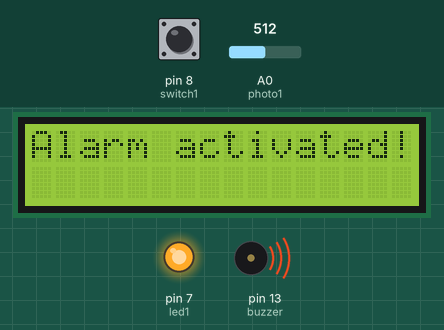
Bench run of a sketch on a simulated Arduino Uno, built with avr-gcc and run on an emulated ATmega328P. On the bench: 16×2 character LCD, output pins drawn as LEDs (lit = HIGH), buzzer (waves = sounding). Inputs (shaded band) come from the test bench; at power-on: pin 8 (switch1) LOW, A0 (photo1) = 512. What the sketch prints to the serial monitor is not drawn.

Above: at 1.6 s.
1.7 s: pin 8 (switch1) pulled HIGH for 1.2 s
At 4.4 s:
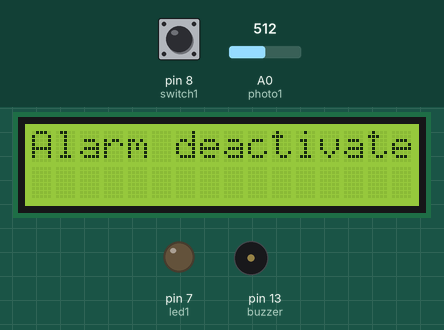
Timing chart, 0 to 5.9 s (numbered marks = the images above; inputs shaded):
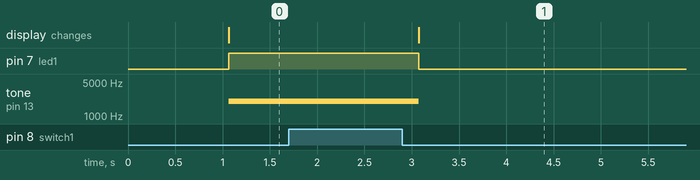

The sketch:

my_2nd_assignment1.ino
```cpp
#include <LiquidCrystal.h>

int buzzer = 13;
int led1 = 7;
int switch1 = 8;
int photo1 = A0;
bool running = true;

LiquidCrystal lcd(12, 11, 5, 4, 3, 2);


void setup()
{
  pinMode(led1, OUTPUT);
  pinMode(buzzer, OUTPUT);
  pinMode(photo1, INPUT);
  pinMode(switch1, INPUT);
  lcd.begin(16, 2);
  //lcd.print("hello world!");
  Serial.begin(9600);
}

void loop()
{
  int switch1_signal = digitalRead(switch1);
  Serial.println(switch1_signal);
  int photo1_signal = analogRead(photo1);
  Serial.println(photo1_signal);
  lcd.setCursor(0, 0);
  delay(1000);
  if(!running){
    return;
  }

  int piezo;
  if(photo1_signal > 30){
  lcd.print("Alarm activated!!");
  analogWrite(led1, 150);
  tone(buzzer, 2000);

    if(switch1_signal > 0){
      lcd.clear();
      lcd.setCursor(0, 0);
      lcd.print("Alarm deactivated!!");
      analogWrite(led1, 0);
      noTone(buzzer);
      running = false;
    }

  }
}
```

Measured:
- after the input at 1.7 s, pin 7 (led1): HIGH → LOW after 1.4 s; tone on pin 13 (buzzer): 2000 Hz → silent after 1.4 s; the display: changes after 1.4 s (image 1)
